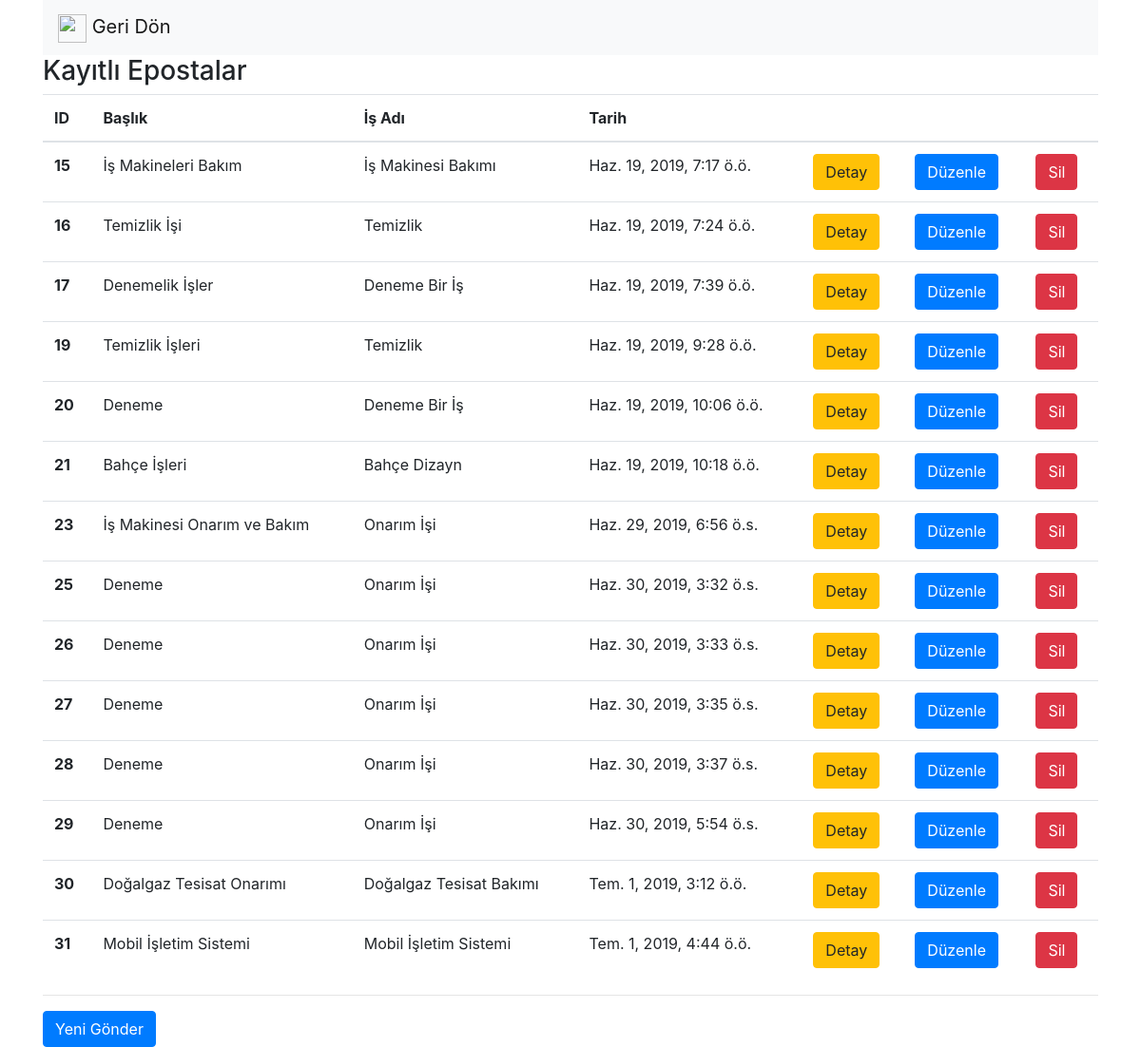
Page /epostaListe on the committed database.
### safeputapp/models.py (models this page shows, shortened)
class Eposta(models.Model):
    baslik = models.CharField(max_length = 50, verbose_name = "Başlık")
    mesaj = models.CharField(max_length = 1000, verbose_name = "Mesaj")
    is_id = models.ForeignKey(Is, on_delete = models.CASCADE, verbose_name = "İş")
    baglanti_link = models.CharField(max_length = 100, verbose_name = "Bağlantı Linki")
    aktifmi = models.BooleanField(verbose_name = "Aktif mi?", default = True)
    olusturma_tarihi = models.DateTimeField(auto_now_add = True, blank = True, verbose_name = "Oluşturma Tarihi")
    duzunleme_tarihi = models.DateTimeField(verbose_name = "Duzenleme Tarihi", blank = True, null = True)

class Is(models.Model):
    ad = models.CharField(max_length = 50, verbose_name = "Ad")
    tanim = models.CharField(max_length = 250, verbose_name = "Tanım")
    fatura_no = models.CharField(max_length = 20, verbose_name = "Fatura Numarası")
    guvenlik_seviye = models.ForeignKey(GuvenlikSeviye, on_delete = models.CASCADE, verbose_name = "Güvenlik Seviyesi")
    is_durum = models.ForeignKey(IsDurum, on_delete = models.CASCADE, verbose_name = "Durum")
    aktifmi = models.BooleanField(verbose_name = "Aktif mi?", default = True)
    firma_id = models.ForeignKey(Firma, on_delete = models.CASCADE, verbose_name = "Firma")
    olusturma_tarihi = models.DateTimeField(auto_now_add = True, blank = True, verbose_name = "Oluşturma Tarihi")
    duzunleme_tarihi = models.DateTimeField(verbose_name = "Duzenleme Tarihi", blank = True, null = True)
    baglanti = models.CharField(max_length = 100, verbose_name = "Bağlantı")
    def __unicode__(self):
        return self.ad

### safeputapp/views.py (the view)
# urls.py: url(r'^epostaListe', epostaListe),
def epostaListe(request):
    epostalar = Eposta.objects.all()
    return render( request, "epostaListe.html", { "epostalar" : epostalar } )

### safeputapp/templates/epostaListe.html (shortened to what this page needs)
<!DOCTYPE html>
    <html>
        <head>
        <link rel="stylesheet" href="https://maxcdn.bootstrapcdn.com/bootstrap/4.0.0/css/bootstrap.min.css">
        </head>
        <body>
            <div class="container">
                <nav class="navbar navbar-light bg-light">
                    <a class="navbar-brand" href="anasayfa">
                        <img src="https://image.flaticon.com/icons/svg/118/118739.svg" width="30" height="30" alt=""> Geri Dön
                    </a>
                </nav>
                <h3>Kayıtlı Epostalar</h3>
                {% if epostalar %}
                    <table class="table">
                        <thead>
                            <tr>
                            <th scope="col">ID</th>
                            <th scope="col">Başlık</th>
                            <th scope="col">İş Adı</th>
                            <th scope="col">Tarih</th>
                            <th scope="col"></th>
                            <th scope="col"></th>
                            <th scope="col"></th>
                            </tr>
                        </thead>
                        <tbody>
                            {% for eposta in epostalar %}
                                {% if eposta.aktifmi %}
                                    <tr>
                                        <th scope="row"> {{ eposta.id }} </th>
                                        <td> {{ eposta.baslik }} </td>
                                        <td> {{ eposta.is_id }} </td>
                                        <td> {{ eposta.olusturma_tarihi }} </td>
                                        <td><a href="/epostaDetay/{{eposta.id}}" class="btn btn-warning">Detay</td>
                                        <td><a href="/epostaDuzenle/{{eposta.id}}" class="btn btn-primary">Düzenle</td>
                                        <td><a href="/epostaSil/{{eposta.id}}" class="btn btn-danger">Sil</td>
                                    </tr>
                                {% endif %}
                            {% endfor %}
                        </tbody>
                    </table>
                {% else %}
                    <div class="alert alert-danger">
                        Kayıt bulunamadı.
                    </div>
                {% endif %}
                <hr>
                <a href="epostaGonder" class="btn btn-primary"> Yeni Gönder </a>
            </div>
        </body>
</html>

### rows in the picture
Eposta: id "15", baslik "İş Makineleri Bakım", is_id "İş Makinesi Bakımı", olusturma_tarihi "Haz. 19, 2019, 7:17 ö.ö."
Eposta: id "16", baslik "Temizlik İşi", is_id "Temizlik", olusturma_tarihi "Haz. 19, 2019, 7:24 ö.ö."
Eposta: id "17", baslik "Denemelik İşler", is_id "Deneme Bir İş", olusturma_tarihi "Haz. 19, 2019, 7:39 ö.ö."
Eposta: id "19", baslik "Temizlik İşleri", is_id "Temizlik", olusturma_tarihi "Haz. 19, 2019, 9:28 ö.ö."
Eposta: id "20", baslik "Deneme", is_id "Deneme Bir İş", olusturma_tarihi "Haz. 19, 2019, 10:06 ö.ö."
Eposta: id "21", baslik "Bahçe İşleri", is_id "Bahçe Dizayn", olusturma_tarihi "Haz. 19, 2019, 10:18 ö.ö."
Eposta: id "23", baslik "İş Makinesi Onarım ve Bakım", is_id "Onarım İşi", olusturma_tarihi "Haz. 29, 2019, 6:56 ö.s."
Eposta: id "25", baslik "Deneme", is_id "Onarım İşi", olusturma_tarihi "Haz. 30, 2019, 3:32 ö.s."
Eposta: id "26", baslik "Deneme", is_id "Onarım İşi", olusturma_tarihi "Haz. 30, 2019, 3:33 ö.s."
Eposta: id "27", baslik "Deneme", is_id "Onarım İşi", olusturma_tarihi "Haz. 30, 2019, 3:35 ö.s."
Eposta: id "28", baslik "Deneme", is_id "Onarım İşi", olusturma_tarihi "Haz. 30, 2019, 3:37 ö.s."
Eposta: id "29", baslik "Deneme", is_id "Onarım İşi", olusturma_tarihi "Haz. 30, 2019, 5:54 ö.s."
Eposta: id "30", baslik "Doğalgaz Tesisat Onarımı", is_id "Doğalgaz Tesisat Bakımı", olusturma_tarihi "Tem. 1, 2019, 3:12 ö.ö."
Eposta: id "31", baslik "Mobil İşletim Sistemi", is_id "Mobil İşletim Sistemi", olusturma_tarihi "Tem. 1, 2019, 4:44 ö.ö."
